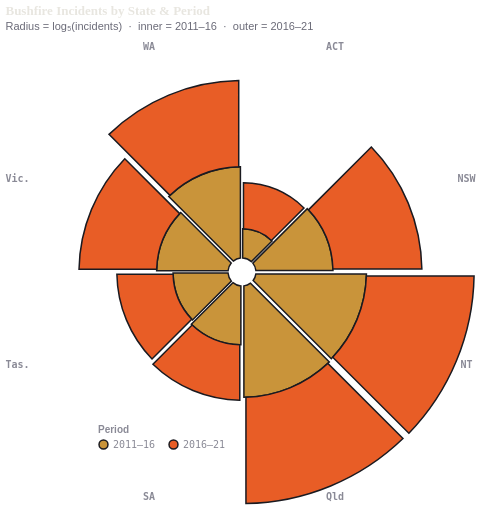

Write a Vega-Lite specification for this figure.
### Vega-Lite specification from a JSON file in a GitHub repository (floating-point values rounded to 4 significant figures)
{"$schema": "https://vega.github.io/schema/vega-lite/v5.json", "description": "Polar chart of Australian bushfire incidents by state, log base-5 scaled radius, styled for dark fire-theme website.", "title": {"text": "Bushfire Incidents by State & Period", "subtitle": "Radius = log₅(incidents)  ·  inner = 2011–16  ·  outer = 2016–21", "anchor": "start", "fontSize": 13, "subtitleFontSize": 11, "font": "'Playfair Display', serif", "subtitleFont": "'DM Sans', sans-serif", "color": "#e8e6e0", "subtitleColor": "#6b6b78", "offset": 10}, "background": "transparent", "width": 300, "height": 270, "data": {"values": [{"State": "ACT", "Period": "2011–16", "Incidents": 17, "Log5": 1.76}, {"State": "ACT", "Period": "2016–21", "Incidents": 87, "Log5": 2.775}, {"State": "NSW", "Period": "2011–16", "Incidents": 1766, "Log5": 4.645}, {"State": "NSW", "Period": "2016–21", "Incidents": 5635, "Log5": 5.366}, {"State": "NT", "Period": "2011–16", "Incidents": 45565, "Log5": 6.665}, {"State": "NT", "Period": "2016–21", "Incidents": 34718, "Log5": 6.496}, {"State": "Qld", "Period": "2011–16", "Incidents": 49902, "Log5": 6.721}, {"State": "Qld", "Period": "2016–21", "Incidents": 30323, "Log5": 6.412}, {"State": "SA", "Period": "2011–16", "Incidents": 302, "Log5": 3.548}, {"State": "SA", "Period": "2016–21", "Incidents": 217, "Log5": 3.343}, {"State": "Tas.", "Period": "2011–16", "Incidents": 208, "Log5": 3.316}, {"State": "Tas.", "Period": "2016–21", "Incidents": 234, "Log5": 3.39}, {"State": "Vic.", "Period": "2011–16", "Incidents": 1025, "Log5": 4.307}, {"State": "Vic.", "Period": "2016–21", "Incidents": 1878, "Log5": 4.684}, {"State": "WA", "Period": "2011–16", "Incidents": 7022, "Log5": 5.503}, {"State": "WA", "Period": "2016–21", "Incidents": 4334, "Log5": 5.203}]}, "layer": [{"mark": {"type": "arc", "innerRadius": 14, "stroke": "#1a1a20", "strokeWidth": 1.5}, "encoding": {"theta": {"field": "State", "type": "nominal", "sort": ["ACT", "NSW", "NT", "Qld", "SA", "Tas.", "Vic.", "WA"], "stack": true, "band": 1}, "radius": {"field": "Log5", "type": "quantitative", "scale": {"type": "linear", "domain": [0, 7.0], "rangeMin": 14, "rangeMax": 130}}, "color": {"field": "Period", "type": "nominal", "scale": {"domain": ["2011–16", "2016–21"], "range": ["#c9943a", "#e85d26"]}, "legend": {"title": "Period", "orient": "bottom", "direction": "horizontal", "titleFontSize": 10, "titleFont": "'DM Sans', sans-serif", "titleColor": "#8a8a96", "labelFont": "'DM Mono', monospace", "labelFontSize": 10, "labelColor": "#8a8a96", "symbolSize": 80, "symbolType": "circle", "offset": 12, "padding": 6, "titlePadding": 4}}, "opacity": {"condition": {"param": "hover", "value": 1}, "value": 0.85}, "order": {"field": "Period", "sort": ["2011–16", "2016–21"]}, "tooltip": [{"field": "State", "type": "nominal", "title": "State"}, {"field": "Period", "type": "nominal", "title": "Period"}, {"field": "Incidents", "type": "quantitative", "title": "Incidents", "format": ","}, {"field": "Log5", "type": "quantitative", "title": "log₅(incidents)", "format": ".2f"}]}, "params": [{"name": "hover", "select": {"type": "point", "on": "mouseover", "clear": "mouseout"}}]}, {"transform": [{"filter": {"field": "Period", "equal": "2016–21"}}], "mark": {"type": "text", "fontSize": 10, "fontWeight": "bold", "font": "'DM Mono', monospace", "color": "#8a8a96", "radiusOffset": 100}, "encoding": {"theta": {"field": "State", "type": "nominal", "sort": ["ACT", "NSW", "NT", "Qld", "SA", "Tas.", "Vic.", "WA"], "stack": true, "band": 0.5}, "radius": {"value": 143}, "text": {"field": "State", "type": "nominal"}}}], "view": {"stroke": "transparent", "fill": "transparent"}, "config": {"background": "transparent", "arc": {"padAngle": 0.03}, "font": "'DM Sans', sans-serif", "legend": {"orient": "bottom", "direction": "horizontal", "titleColor": "#8a8a96", "labelColor": "#8a8a96", "titleFont": "'DM Sans', sans-serif", "labelFont": "'DM Mono', monospace", "titleFontSize": 10, "labelFontSize": 10, "symbolSize": 80, "symbolType": "circle", "offset": 12}}}
